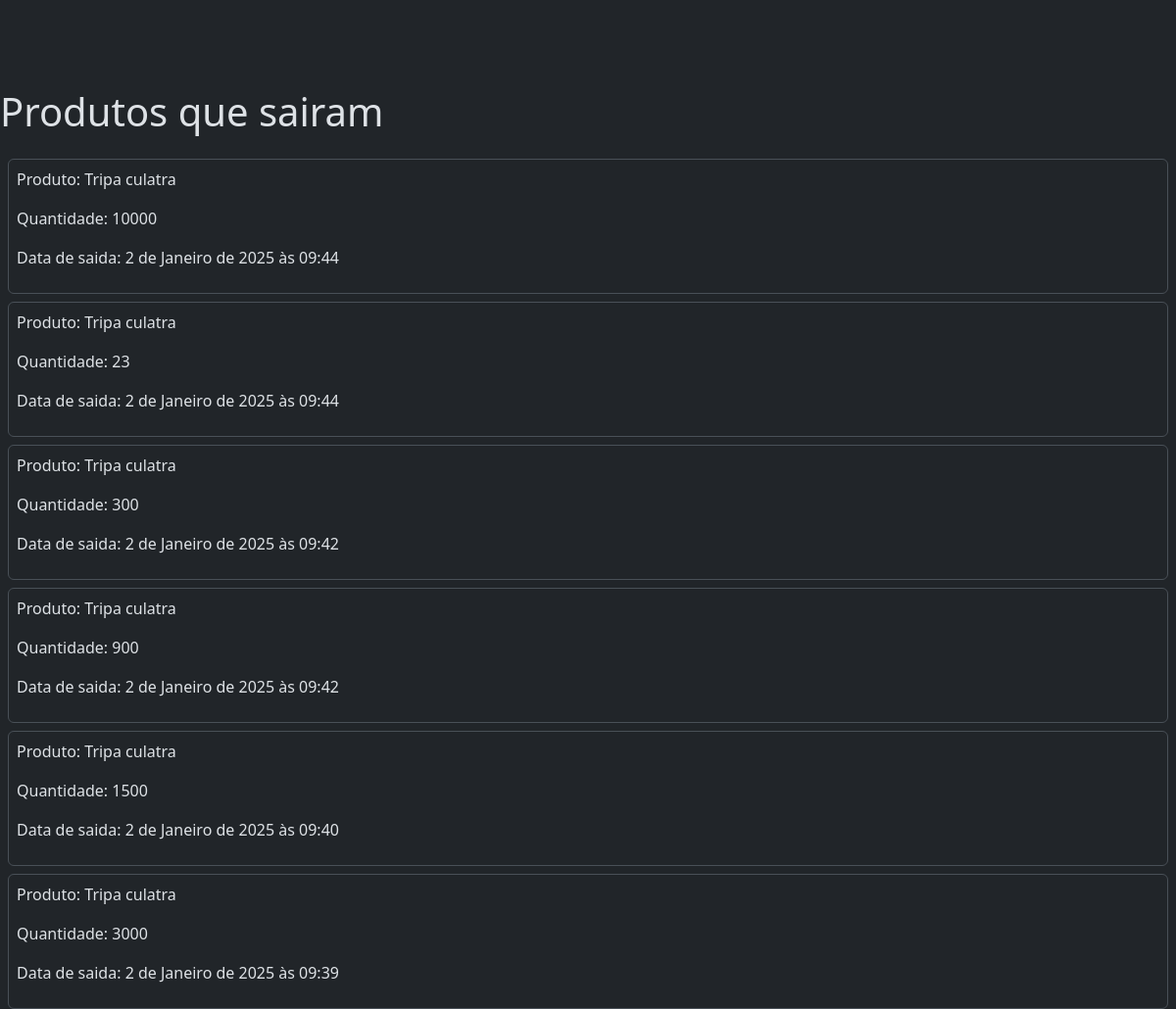
/saida/lista/, run on the app's committed database.
### outflow/models.py (models this page shows, shortened)
class OutFlow(models.Model):
    produto = models.ForeignKey(Produto, on_delete=models.CASCADE)
    quantidade = models.IntegerField()
    data_lancamento = models.DateTimeField(auto_now_add=True)
    class Meta:
        ordering = ['-data_lancamento']

### produto/models.py (models this page shows)
class Produto(models.Model):
    produto = models.CharField(max_length=200)
    tipo = models.OneToOneField(Tipo, on_delete=models.CASCADE)
    marca = models.CharField(max_length=100)
    custo = models.DecimalField(decimal_places=2 , max_digits=8)
    preco_venda = models.DecimalField(decimal_places=2 , max_digits=8)
    quantidade = models.IntegerField()
    def __str__(self):
        return f"{self.produto}"

### outflow/views.py (the view)
# urls.py: path('saida/lista/', OutFlowView.as_view(), name='saida_view')
class OutFlowView(ListView):
    queryset = OutFlow.objects.all()
    template_name='saidas.html'
    context_object_name = 'outflows'
    def get_context_data(self, **kwargs):
            context = super().get_context_data(**kwargs)
            context['title'] = 'saida do estoque'
            return context

### outflow/templates/saidas.html
{% extends "base.html" %}
{% block content %}
    <h1 class="mb-4">Produtos que sairam</h1>
    {% for outflow in outflows %}
    <div class="border m-2 p-2 rounded">
        <p>Produto: {{ outflow.produto }}</p>
        <p>Quantidade: {{ outflow.quantidade }}</p>
        <p>Data de saida: {{ outflow.data_lancamento }}</p>
    </div>
    {% endfor %}
{% endblock %}

### data on the page
OutFlow: produto "Tripa culatra", quantidade "10000", data_lancamento "2 de Janeiro de 2025 às 09:44"
OutFlow: produto "Tripa culatra", quantidade "23", data_lancamento "2 de Janeiro de 2025 às 09:44"
OutFlow: produto "Tripa culatra", quantidade "300", data_lancamento "2 de Janeiro de 2025 às 09:42"
OutFlow: produto "Tripa culatra", quantidade "900", data_lancamento "2 de Janeiro de 2025 às 09:42"
OutFlow: produto "Tripa culatra", quantidade "1500", data_lancamento "2 de Janeiro de 2025 às 09:40"
OutFlow: produto "Tripa culatra", quantidade "3000", data_lancamento "2 de Janeiro de 2025 às 09:39"
